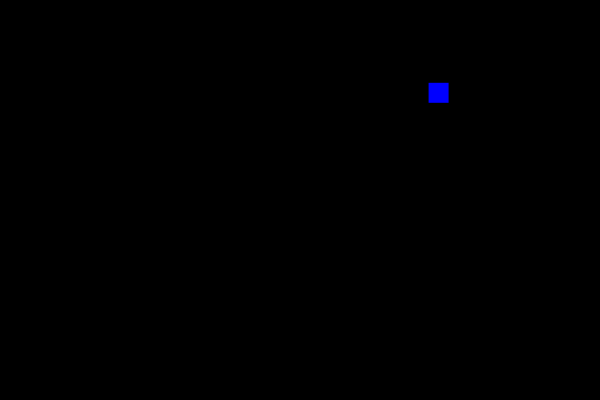
Frame 1 (no input)
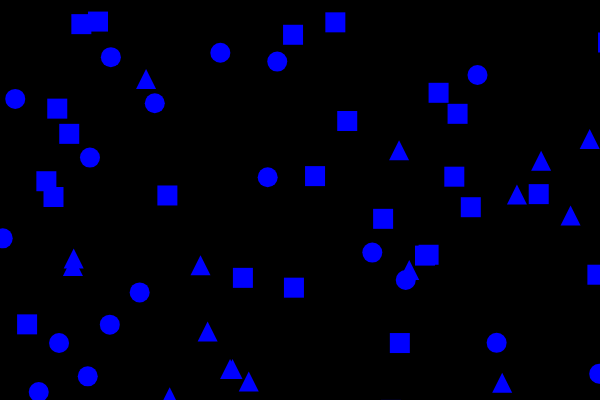
Frame 60 (no input)
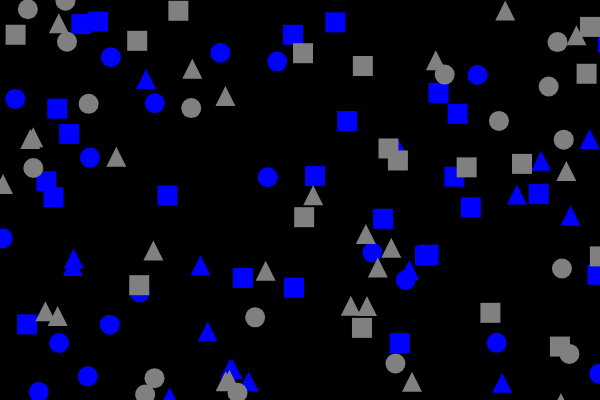
Frame 120 (the mouse pressed at the canvas centre since frame 60)

The p5.js sketch that drew these frames (run headless with seeded random() and noise() and a simulated clock; from frame 60 on, the mouse is pressed at the canvas centre):

// p5.js sketch
// ── sketch.js
var spot = {
    x: 0,
    y: 0
};
var col = {
    red: 0,
    green: 0,
    blue: 0
}

function setup() {
    createCanvas(600, 400);
    background(col.red, col.green, col.blue);
}

function draw() {
    col.red = map(mouseX, 0, width, 0, 255, true);
    col.green = map(mouseY, 0, height, 0, 255, true);
    col.blue = map(col.red + col.green, 0, 255 + 255, 255, 0, true);

    spot.x = random(0, width);
    spot.y = random(0, height);

    noStroke();
    fill(col.red, col.green, col.blue);
    var idShape = Math.round(random(0, 3));
    switch (idShape) {
        case 1:
            triangle(spot.x, spot.y, spot.x - 10, spot.y + 20, spot.x + 10, spot.y + 20);
            break;
        case 2:
            rect(spot.x, spot.y, 20, 20);
            break;
        default:
            ellipse(spot.x, spot.y, 20, 20);
            break;
    }
}

function mouseClicked() {
    background(col.red, col.green, col.blue);
}
